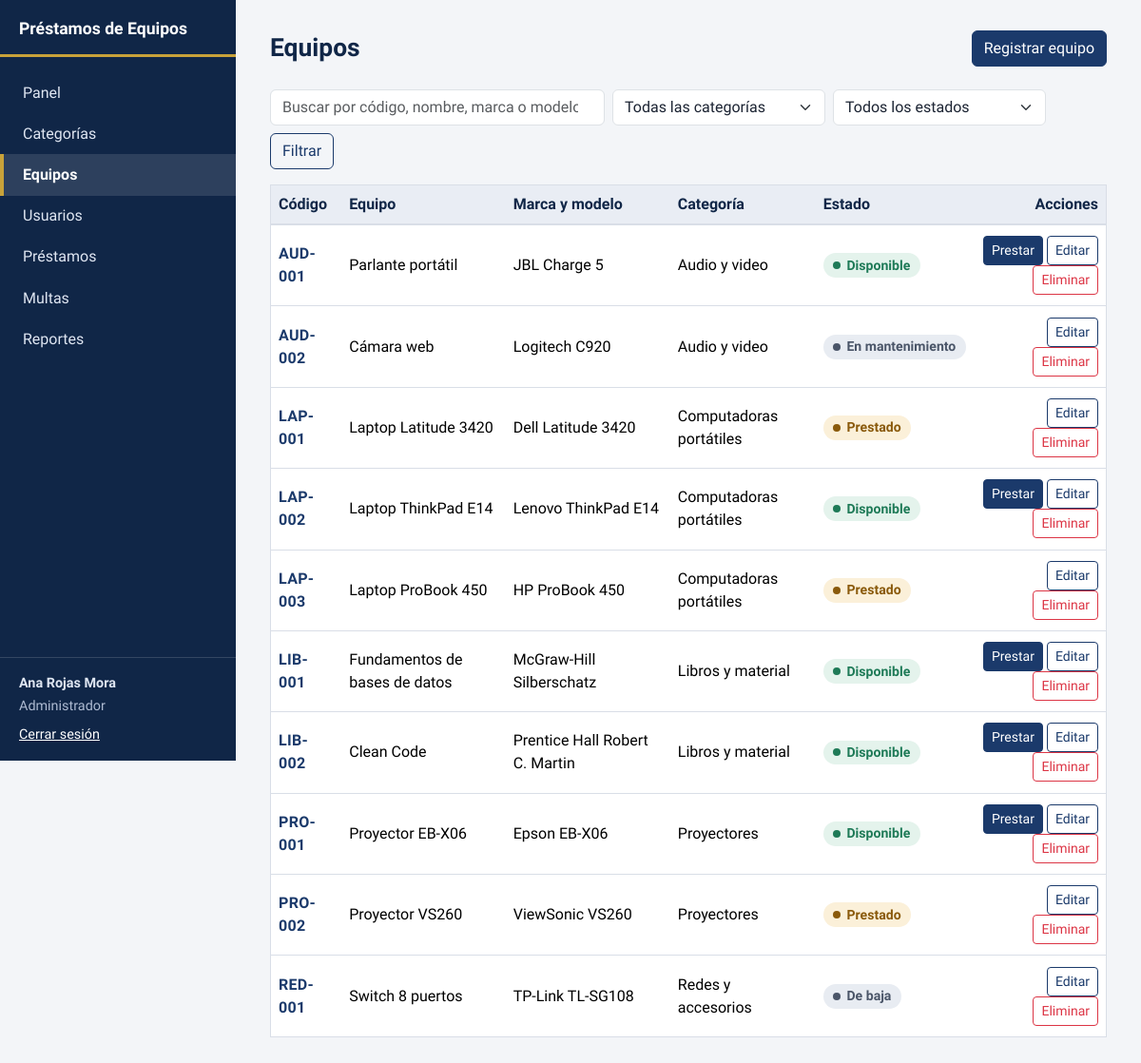
/modules/equipos/index.php (signed in), run on the app's committed database.
### tables this page shows
CREATE TABLE equipos (
    id_equipo       INT UNSIGNED NOT NULL AUTO_INCREMENT,
    codigo          VARCHAR(30)  NOT NULL,
    nombre          VARCHAR(80)  NOT NULL,
    marca           VARCHAR(50)  NULL,
    modelo          VARCHAR(50)  NULL,
    descripcion     VARCHAR(255) NULL,
    id_categoria    INT UNSIGNED NOT NULL,
    estado          ENUM('disponible','prestado','mantenimiento','baja') NOT NULL DEFAULT 'disponible',
    fecha_registro  DATETIME     NOT NULL DEFAULT CURRENT_TIMESTAMP,
    PRIMARY KEY (id_equipo),
    UNIQUE KEY uq_equipos_codigo (codigo),
    KEY idx_equipos_categoria (id_categoria),
    KEY idx_equipos_estado (estado),
    CONSTRAINT fk_equipos_categoria FOREIGN KEY (id_categoria)
        REFERENCES categorias (id_categoria)
        ON UPDATE CASCADE ON DELETE RESTRICT
);

CREATE TABLE categorias (
    id_categoria  INT UNSIGNED NOT NULL AUTO_INCREMENT,
    nombre        VARCHAR(60)  NOT NULL,
    descripcion   VARCHAR(200) NULL,
    PRIMARY KEY (id_categoria),
    UNIQUE KEY uq_categorias_nombre (nombre)
);

### includes/auth.php (called while the page is built, shortened)
<?php
function usuario_actual(): ?array
{
    return $_SESSION['usuario'] ?? null;
}
function tiene_rol(string ...$roles): bool
{
    $u = usuario_actual();
    return $u !== null && in_array($u['rol'], $roles, true);
}

### modules/equipos/index.php (the view, shortened to what this page needs)
<?php
require __DIR__ . '/../../includes/init.php';
$pdo   = db();
$admin = tiene_rol('administrador');
$q   = trim($_GET['q'] ?? '');
$where  = [];
$params = [];
$sql = "SELECT e.id_equipo, e.codigo, e.nombre, e.marca, e.modelo, e.estado, c.nombre AS categoria
        FROM equipos e
        JOIN categorias c ON c.id_categoria = e.id_categoria"
     . ($where ? ' WHERE ' . implode(' AND ', $where) : '')
     . " ORDER BY c.nombre, e.codigo";
$stmt = $pdo->prepare($sql);
$stmt->execute($params);
$equipos = $stmt->fetchAll();
$activo = 'equipos';
require __DIR__ . '/../../includes/header.php';
page_head('Equipos', $staff ? '<a class="btn btn-primary" href="form.php">Registrar equipo</a>' : '');
?>
<form class="filtros" method="get">
  <input type="search" name="q" class="form-control" value="<?= e($q) ?>" placeholder="Buscar por código, nombre, marca o modelo" aria-label="Buscar equipos">
  <select name="categoria" class="form-select" aria-label="Filtrar por categoría">
    <option value="0">Todas las categorías</option>
  </select>
  <select name="estado" class="form-select" aria-label="Filtrar por estado">
    <option value="">Todos los estados</option>
  </select>
  <button class="btn btn-outline-primary">Filtrar</button>
</form>
<?php if (!$equipos): ?>
  <p class="vacio">No hay equipos que coincidan con estos filtros.</p>
<?php else: ?>
  <div class="table-responsive">
    <table class="table tabla align-middle">
      <thead>
        <tr>
          <th>Código</th><th>Equipo</th><th>Marca y modelo</th><th>Categoría</th><th>Estado</th>
          <?php if ($staff): ?><th class="text-end">Acciones</th><?php endif; ?>
        </tr>
      </thead>
      <tbody>
      <?php foreach ($equipos as $e): ?>
        <tr>
          <td><span class="codigo"><?= e($e['codigo']) ?></span></td>
          <td><?= e($e['nombre']) ?></td>
          <td><?= e(trim($e['marca'] . ' ' . $e['modelo']) ?: '—') ?></td>
          <td><?= e($e['categoria']) ?></td>
          <td><?= estado_badge($e['estado']) ?></td>
          <?php if ($staff): ?>
            <td class="text-end">
              <?php if ($e['estado'] === 'disponible'): ?>
                <a class="btn btn-sm btn-primary" href="<?= e(url('modules/prestamos/nuevo.php?equipo=' . (int) $e['id_equipo'])) ?>">Prestar</a>
              <?php endif; ?>
              <a class="btn btn-sm btn-outline-primary" href="form.php?id=<?= (int) $e['id_equipo'] ?>">Editar</a>
              <?php if ($admin): ?>
                <?= form_eliminar('modules/equipos/eliminar.php', (int) $e['id_equipo'], '¿Eliminar el equipo ' . $e['codigo'] . '?') ?>
              <?php endif; ?>
            </td>
          <?php endif; ?>
        </tr>
      <?php endforeach; ?>
      </tbody>
    </table>
  </div>
<?php endif; ?>
<?php require __DIR__ . '/../../includes/footer.php'; ?>

### includes/header.php (shortened to what this page needs)
<?php
(function (string $titulo, string $activo): void {
$u = usuario_actual();
$todos = ['administrador', 'encargado', 'usuario'];
$staff = ['administrador', 'encargado'];
$menu = [
    ['dashboard',  'Panel',                                  'dashboard.php',                $todos],
    ['categorias', 'Categorías',                             'modules/categorias/index.php', $staff],
    ['equipos',    'Equipos',                                'modules/equipos/index.php',    $todos],
    ['usuarios',   'Usuarios',                               'modules/usuarios/index.php',   $staff],
    ['prestamos',  es_staff() ? 'Préstamos' : 'Mis préstamos', 'modules/prestamos/index.php',  $todos],
    ['multas',     es_staff() ? 'Multas' : 'Mis multas',     'modules/multas/index.php',     $todos],
    ['reportes',   'Reportes',                               'modules/reportes/index.php',   $staff],
];
?>
<!DOCTYPE html>
<html lang="es">
<head>
  <link href="https://cdn.jsdelivr.net/npm/bootstrap@5.3.3/dist/css/bootstrap.min.css" rel="stylesheet">
  <link href="<?= e(url('assets/css/style.css')) ?>" rel="stylesheet">
</head>
<body>
<div class="app">
  <aside class="side">
    <div class="side-top">
      <a class="brand" href="<?= e(url('dashboard.php')) ?>"><?= e(APP_NAME) ?></a>
    </div>
    <div id="menu" class="collapse d-lg-flex side-body">
      <nav aria-label="Secciones">
        <?php foreach ($menu as [$clave, $texto, $ruta, $roles]): ?>
          <?php if (in_array($u['rol'], $roles, true)): ?>
            <a class="nav-item-app<?= $activo === $clave ? ' activo' : '' ?>"
               href="<?= e(url($ruta)) ?>"<?= $activo === $clave ? ' aria-current="page"' : '' ?>><?= e($texto) ?></a>
          <?php endif; ?>
        <?php endforeach; ?>
      </nav>
      <div class="side-user">
        <strong><?= e($u['nombre']) ?></strong>
        <span><?= e(ucfirst($u['rol'])) ?></span>
        <a href="<?= e(url('logout.php')) ?>">Cerrar sesión</a>
      </div>
    </div>
  </aside>
  <main class="main">
<?php })($titulo ?? APP_NAME, $activo ?? ''); ?>

### includes/componentes.php (shortened to what this page needs)
<?php
function page_head(string $titulo, string $acciones = ''): void
{
    echo '<div class="page-head"><h1>' . e($titulo) . '</h1>'
       . '<div class="page-actions">' . $acciones . '</div></div>';
}
function form_eliminar(string $ruta, int $id, string $confirmacion): string
{
    return '<form method="post" action="' . e(url($ruta)) . '" class="d-inline" data-confirm="' . e($confirmacion) . '">'
         . csrf_field()
         . '<input type="hidden" name="id" value="' . $id . '">'
         . '<button class="btn btn-sm btn-outline-danger">Eliminar</button></form>';
}
    ?>

### includes/functions.php (shortened to what this page needs)
<?php
function e($valor): string
{
    return htmlspecialchars((string) $valor, ENT_QUOTES, 'UTF-8');
}
function url(string $ruta = ''): string
{
    return BASE_URL . '/' . ltrim($ruta, '/');
}
function estado_badge(string $estado): string
{
    $etiquetas = [
        'disponible'    => 'Disponible',
        'prestado'      => 'Prestado',
        'mantenimiento' => 'En mantenimiento',
        'baja'          => 'De baja',
        'activo'        => 'En curso',
        'vencido'       => 'Vencido',
        'devuelto'      => 'Devuelto',
        'pendiente'     => 'Pendiente',
        'pagada'        => 'Pagada',
        'inactivo'      => 'Inactivo',
    ];
    $texto = $etiquetas[$estado] ?? ucfirst($estado);
    return '<span class="estado estado-' . e($estado) . '">' . e($texto) . '</span>';
}

### includes/footer.php (shortened to what this page needs)
  </main>
</div>
</body>
</html>

### assets/css/style.css (style rules this page uses)
:root { --navy-900: #102647; --navy-700: #1b3a6b; --gold: #c8a23a; --paper: #f3f5f8; --surface: #ffffff; --ink: #1c2433; --muted: #5b6578; --line: #d9dee7; --ok: #1e7a57; --ok-bg: #e4f3ec; --warn: #8a5a0b; --warn-bg: #fbf0d9; --bad: #a8221a; --bad-bg: #fbe5e3; --neutral: #4a5568; --neutral-bg: #e8ecf2; --info: #1b3a6b; --info-bg: #e3eaf6; --bs-primary: #1b3a6b; --bs-primary-rgb: 27, 58, 107; --bs-link-color: #1b3a6b; --bs-link-hover-color: #102647; --bs-body-font-family: "Atkinson Hyperlegible", system-ui, "Segoe UI", Roboto, sans-serif; --bs-body-color: var(--ink); }
body { background: var(--paper); font-variant-numeric: tabular-nums; }
.btn-primary { --bs-btn-bg: #1b3a6b; --bs-btn-border-color: #1b3a6b; --bs-btn-hover-bg: #142d54; --bs-btn-hover-border-color: #142d54; --bs-btn-active-bg: #102647; --bs-btn-active-border-color: #102647; --bs-btn-disabled-bg: #1b3a6b; --bs-btn-disabled-border-color: #1b3a6b; }
.btn-outline-primary { --bs-btn-color: #1b3a6b; --bs-btn-border-color: #1b3a6b; --bs-btn-hover-bg: #1b3a6b; --bs-btn-hover-border-color: #1b3a6b; --bs-btn-active-bg: #102647; --bs-btn-active-border-color: #102647; }
.app { display: grid; grid-template-columns: 15.5rem 1fr; min-height: 100vh; }
.side { background: var(--navy-900); color: #dfe6f2; display: flex; flex-direction: column; position: sticky; top: 0; height: 100vh; }
.side-top { display: flex; align-items: center; justify-content: space-between; padding: 1.25rem 1.25rem 1rem; border-bottom: 3px solid var(--gold); }
.brand { color: #fff; font-weight: 700; font-size: 1.1rem; text-decoration: none; line-height: 1.2; }
.side-body { flex: 1; flex-direction: column; justify-content: space-between; padding: 1rem 0; }
.nav-item-app { display: block; padding: .6rem 1.25rem; color: #dfe6f2; text-decoration: none; border-left: 4px solid transparent; }
.nav-item-app.activo { background: rgba(255,255,255,.12); border-left-color: var(--gold); color: #fff; font-weight: 700; }
.side-user { padding: 1rem 1.25rem 0; border-top: 1px solid rgba(255,255,255,.15); display: flex; flex-direction: column; gap: .15rem; font-size: .9rem; }
.side-user span { color: #aebbd2; }
.side-user a { color: #fff; margin-top: .4rem; }
.main { padding: 2rem 2.25rem 3rem; min-width: 0; max-width: 78rem; }
.page-head { display: flex; align-items: center; justify-content: space-between; gap: 1rem; flex-wrap: wrap; margin-bottom: 1.5rem; }
.page-head h1 { font-size: 1.65rem; font-weight: 700; margin: 0; color: var(--navy-900); }
.page-actions { display: flex; gap: .5rem; flex-wrap: wrap; }
.filtros { display: flex; gap: .5rem; flex-wrap: wrap; align-items: center; margin-bottom: 1rem; }
.filtros .form-control { max-width: 22rem; }
.filtros .form-select { max-width: 14rem; }
.tabla { background: var(--surface); border: 1px solid var(--line); margin-bottom: 0; }
.tabla thead th { background: #e9edf4; color: var(--navy-900); font-weight: 700; border-bottom: 2px solid var(--line); white-space: nowrap; }
.tabla td { padding-top: .7rem; padding-bottom: .7rem; }
.codigo { font-weight: 700; color: var(--navy-700); letter-spacing: .02em; }
.estado { display: inline-flex; align-items: center; gap: .4rem; padding: .15rem .65rem; border-radius: 999px; font-size: .88rem; font-weight: 700; white-space: nowrap; }
.estado::before { content: ""; width: .5rem; height: .5rem; border-radius: 50%; background: currentColor; }
.estado-disponible, .estado-devuelto, .estado-pagada { color: var(--ok); background: var(--ok-bg); }
.estado-prestado, .estado-pendiente { color: var(--warn); background: var(--warn-bg); }
.estado-mantenimiento, .estado-baja, .estado-inactivo { color: var(--neutral); background: var(--neutral-bg); }

### data on the page
equipos: codigo "AUD-001", nombre "Parlante portátil", marca+modelo "JBL Charge 5", id_categoria.nombre "Audio y video", estado "Disponible"
equipos: codigo "AUD-002", nombre "Cámara web", marca+modelo "Logitech C920", id_categoria.nombre "Audio y video", estado "En mantenimiento"
equipos: codigo "LAP-001", nombre "Laptop Latitude 3420", marca+modelo "Dell Latitude 3420", id_categoria.nombre "Computadoras portátiles", estado "Prestado"
equipos: codigo "LAP-002", nombre "Laptop ThinkPad E14", marca+modelo "Lenovo ThinkPad E14", id_categoria.nombre "Computadoras portátiles", estado "Disponible"
equipos: codigo "LAP-003", nombre "Laptop ProBook 450", marca+modelo "HP ProBook 450", id_categoria.nombre "Computadoras portátiles", estado "Prestado"
equipos: codigo "LIB-001", nombre "Fundamentos de bases de datos", marca+modelo "McGraw-Hill Silberschatz", id_categoria.nombre "Libros y material", estado "Disponible"
equipos: codigo "LIB-002", nombre "Clean Code", marca+modelo "Prentice Hall Robert C. Martin", id_categoria.nombre "Libros y material", estado "Disponible"
equipos: codigo "PRO-001", nombre "Proyector EB-X06", marca+modelo "Epson EB-X06", id_categoria.nombre "Proyectores", estado "Disponible"
equipos: codigo "PRO-002", nombre "Proyector VS260", marca+modelo "ViewSonic VS260", id_categoria.nombre "Proyectores", estado "Prestado"
equipos: codigo "RED-001", nombre "Switch 8 puertos", marca+modelo "TP-Link TL-SG108", id_categoria.nombre "Redes y accesorios", estado "De baja"

### other printed values
APP_NAME "Préstamos de Equipos"
$texto "Panel"
$texto "Categorías"
$texto "Equipos"
$texto "Usuarios"
$texto "Préstamos"
$texto "Multas"
$texto "Reportes"
$u['nombre'] "Ana Rojas Mora"
$u['rol'] "Administrador"
$titulo "Equipos"
$acciones "Registrar equipo"
